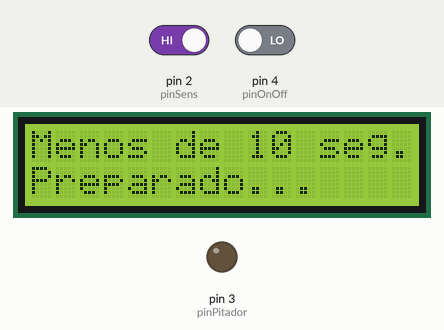
Recording of a sketch running on a simulated Arduino Uno, built with avr-gcc and run on an emulated ATmega328P. On the bench: 16×2 character LCD, output pins drawn as LEDs (lit = HIGH). The test bench sets the inputs (shaded band); at power-on: pin 2 (pinSens) HIGH, pin 4 (pinOnOff) LOW. Random numbers use the default seed unless the sketch sets one.

Above: at 6.2 s.
6.3 s: pin 2 (pinSens) driven LOW
At 9.4 s:
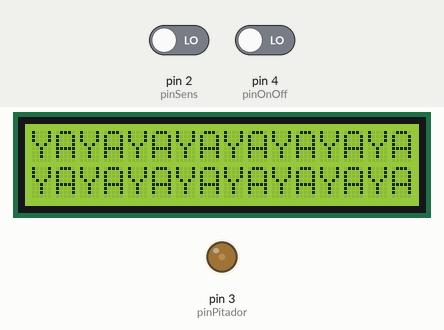
At 11.3 s:
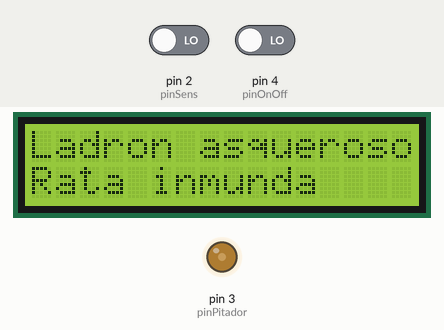
Timing chart, 0 to 23.8 s (numbered marks = the images above; inputs shaded):
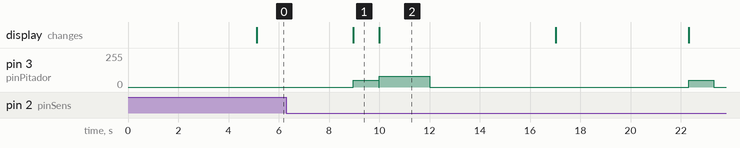

Measured:
- what the display in image 1 shows lasts 1.0 s, from 9.0 s to 10.0 s

The sketch:

vReact.ino
```cpp
#include <Wire.h>
#include <LiquidCrystal_I2C.h>

const int pinOnOff = 4;
const int pinPitador = 3;
const int pinSens = 2;

int minEspera = 1000;
int maxEspera = 8000;

unsigned long aux = 0;
volatile unsigned long t = 0;
volatile bool esRata = false;
volatile bool boton = false;

LiquidCrystal_I2C lcd(0x27, 16, 2);

void miISR(){
  analogWrite(3, 0);
  boton = true;
  if(t==0){
    esRata = true;
  }else{
    aux = millis();
    esRata = false;
  }
}


void intro(){
  lcd.backlight();
  lcd.clear();
  lcd.print("Vel. de reaccion");
  lcd.setCursor(0, 1);
  lcd.print("    v0.1 - Pepe");
  delay(5000);
}


void preparado(){
  //lcd.noBacklight();
  lcd.clear();
  //lcd.setCursor(0, 0);
  lcd.print("Menos de 10 seg.");
  lcd.setCursor(0, 1);
  lcd.print("Preparado...");
  attachInterrupt(0, miISR, FALLING);
  t = 0;
}


void reac(){
  t = millis();
  lcd.backlight();
  lcd.clear();
  lcd.print("YAYAYAYAYAYAYAYA");
  lcd.setCursor(0, 1);
  lcd.print("YAYAYAYAYAYAYAYA");
  analogWrite(3, 50);
  delay(1000);
  analogWrite(3, 0);
}

void rata(){
  detachInterrupt(0);
  lcd.clear();
  lcd.backlight();
  //lcd.setCursor(0, 0);
  lcd.print("Ladron asqueroso");
  lcd.setCursor(0, 1);
  lcd.print("Rata inmunda");
  analogWrite(3, 80);
  delay(2000);
  analogWrite(3, 0);
}

void resultado(){
  detachInterrupt(0);
  lcd.clear();
  lcd.setCursor(0, 0);
  t = aux-t;
  //t = round(t/1000);
  Serial.println(t);
  if(t<1000){
    lcd.backlight();
    lcd.print("   Tiempo de   ");
    lcd.setCursor(0, 1);
    String salida = "reaccion: 0."+String(t);
    delay(10);
    //Serial.println(salida);
    salida.concat("s");
    //strcat(salida, t);
    //strcat(salida, "s");
    lcd.print(salida);
  }else{
    lcd.backlight();
    lcd.print("    Intento");
    lcd.setCursor(0, 1);
    lcd.print("    fallido");
  }

}


void setup(){

  lcd.begin();
  lcd.clear();
  intro();

}


void loop(){

  while(digitalRead(pinOnOff)){
    lcd.noBacklight();
  }

  esRata = false;
  boton = false;

  preparado();

  delay(random(minEspera,maxEspera));

  reac();
  while(!boton){
  }
  boton = false;
  if(esRata){
    rata();
  }else{
    resultado();
  }

  delay(5000);
}
```
